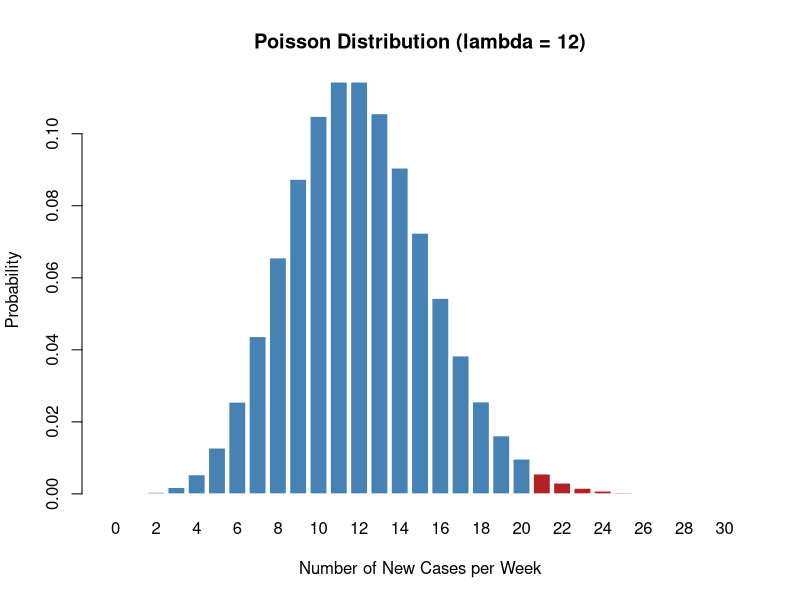

This chart was generated by the following R code: (Note: this script raises an error after producing the figure.)
# ==============================================================================
# TASK 1: COVID-19 CASES ANALYSIS (IMRAD REPORT)
# ==============================================================================

# INTRODUCTION
# A city of 120,000 inhabitants has been experiencing a Covid-19 outbreak.
# The average is 12 new cases per week.
# 
# The goal of this report is to 
#   (i) Calculate the probability of more than 20 cases for a week and 
#   (ii) Calculate the probability of (i) happening two weeks in a row.

# METHOD
# We use a Poisson distribution because Covid cases are rare, discrete events 
# in a large population over a fixed period of time.
# Advantages: Simple, requires only the parameter lambda = 12.
# Disadvantages: The model assumes independence between cases and constant intensity. 
# This rarely holds true for infectious diseases that spread in clusters (transmission risk increases).

# RESULTS
# Calculation in R:
lambda <- 12

# Probability of more than 20 cases during a single week: P(X > 20) = 1 - P(X <= 20)
p_single_week <- 1 - ppois(20, lambda = lambda)
print(paste("Probability > 20 cases (single week):", round(p_single_week, 6)))
# [Result: ~0.011598 or 1.16%]

# Probability of more than 20 cases two weeks in a row (assuming independent weeks):
p_two_weeks <- p_single_week^2
print(paste("Probability > 20 cases (two consecutive weeks):", round(p_two_weeks, 6)))
# [Result: ~0.000135 or 0.014%]

# PLOTS
x <- 0:30
y <- dpois(x, lambda = 12)

colors <- ifelse(x > 20, "firebrick", "steelblue")
barplot(y, names.arg = x, col = colors, border = "white",
        main = "Poisson Distribution (lambda = 12)",
        xlab = "Number of New Cases per Week",
        ylab = "Probability")
legend("topright", legend = c("P(X <= 20)", "P(X > 20)"), 
       fill = c("steelblue", "firebrick"), btree = "n")


# DISCUSSION & CONCLUSION
# The results show a very low probability for both scenarios under normal conditions.
# Reliability: You should NOT blindly trust these results. 
# Covid-19 spreads via chains of transmission (dependent events), which violates the Poisson assumption. 
# During an outbreak, cases cluster, leading to "overdispersion" (variance > mean).
# 
# The model underestimates the risk of extreme weeks. Healthcare services should instead 
# use a Negative Binomial distribution to account for cluster transmission effects.
